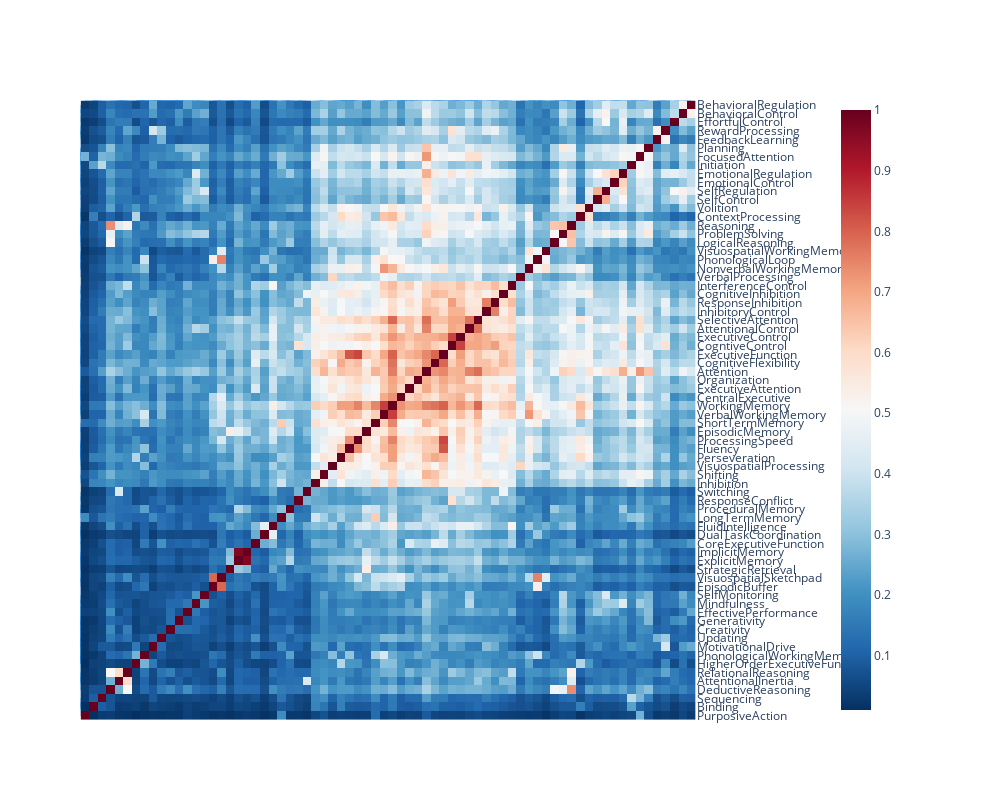

Write notebook code for a chart like this one.
### Code cell
# # now generate the task-construct similarity matrix
labels_sim = get_similarity_matrix(label_embeddings, metric='cosine', pivot_by_category=False)


# # drop tasks for visualization
tasks = pubmed.query('category.str.contains("Task")')['label'].unique()
labels_sim.drop(index=tasks, columns=tasks, inplace=True)

# # heatmap plot categorized by label category, either task or construct
# g = sns.clustermap(labels_sim,
#                    figsize=(25, 25),
#                    dendrogram_ratio=0.0001, 
#                    cbar_pos=(1.0, 0.73, 0.03, 0.25),
#                    robust=True)
# plt.show()

dashbio.Clustergram(
  data=labels_sim,
  column_labels=labels_sim.columns.to_list(),
  row_labels=labels_sim.index.to_list(),
  cluster='all',
  center_values=False,
  height=800,
  width=1000,
  display_ratio=[0.001, 0.001],
  color_map='RdBu_r',
  hidden_labels=['col'],
  row_dist='euclidean',
  col_dist='euclidean',
  # standardize='col'
)
